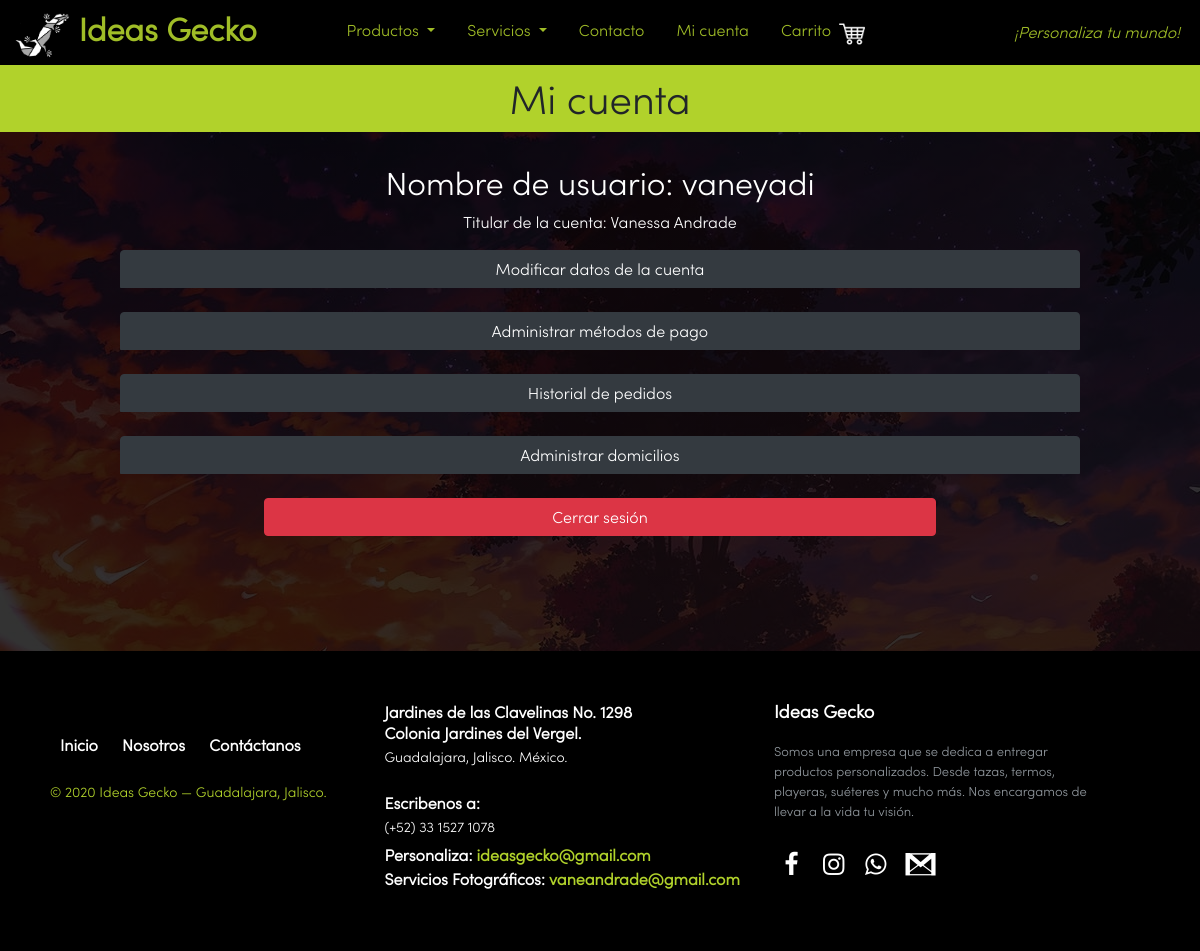
/micuenta.php (signed in), run on the app's committed database.
### tables this page shows
CREATE TABLE `usuarios` (
  `id_usuario` int(11) NOT NULL,
  `username` varchar(20) NOT NULL,
  `password` varchar(45) NOT NULL,
  `id_rol` int(11) NOT NULL,
  `telefono` varchar(12) NOT NULL,
  `correo` varchar(50) NOT NULL,
  `apellido` varchar(45) NOT NULL,
  `nombre` varchar(20) NOT NULL,
  `RFC` varchar(45) DEFAULT NULL,
  `cambio_usuario` int(2) NOT NULL
);

### micuenta.php (the view, shortened to what this page needs)
<?php
include("config/conexion.php");
?>
<!DOCTYPE html>
<html lang="en">
<head>
    <link href="Bootstrap/css/bootstrap.min.css" rel="stylesheet">
    <link href="CSS/geckonavbar_style.css" rel="stylesheet">
    <link href="CSS/estilos.css" rel="stylesheet">
    <link href="CSS/productos.css" rel="stylesheet">
    <link href="CSS/dropdowns.css" rel="stylesheet">
    <link href="CSS/Icons/fontello-e1be2622/css/fontello.css" rel="stylesheet">
</head>
<body>
	<?php include 'menu.php'; ?>
	<link href="CSS/dropdowns.css" rel="stylesheet">
		<div style="height: 64px"></div>
		<h1>Mi cuenta</h1>
		<div style="text-align: center;color: white;width: 80vw;margin:auto; padding-bottom: 100px;">
			<?php
				$username = $_SESSION['login_user_sys'];
				$consulta= "SELECT * FROM usuarios WHERE username='" . $username . "'";
				$result= mysqli_query($conexion,$consulta);
				$fila_user = mysqli_fetch_array($result);
				$nombre = $fila_user['nombre'];
				$apellido = $fila_user['apellido'];
				$usuario = $fila_user['username'];
				$id_usuario = $fila_user['id_usuario'];
			?>
			<br>
			<h2>Nombre de usuario: <?php echo $usuario; ?></h2>
 			<p>Titular de la cuenta: <?php echo $nombre ." ". $apellido; ?></p>
			<?php
				echo "<button class='btn btn-dark' onclick='dropMenu(`datosCuenta`)'>Modificar datos de la cuenta</button>
						<div id='datosCuenta' class='dropMenu' style='display:none;'>
						  <table class='tabla_admin'>
						  	<form name='modifyForm' method='post' onsubmit='return confirmModifyUser()'>
					          <tr><td>Nombres           </td> <td><input type='text' name='new_nombres'   value='" . $fila_user['nombre']   . "' required minlength='4'></td></tr>
					          <tr><td>Apellidos         </td> <td><input type='text' name='new_apellidos' value='" . $fila_user['apellido'] . "' ></td></tr>
					          <tr><td>Telefono          </td> <td><input type='text' name='new_telefono'  value='" . $fila_user['telefono'] . "' placeholder='10 dígitos*' required pattern='[0-9]{10}' maxlength='10'></td></tr>
					          <tr><td>Correo electrónico</td> <td>" . $fila_user['correo']                                                  . "  </td></tr>
					          <tr><td>Nombre de usuario </td> <td>" . $fila_user['username']                                                . "  </td></tr>
					          <tr><td>RFC               </td> <td><input type='text' name='new_RFC'  value='" . $fila_user['RFC'] . "'></td></tr>
					          <tr><td>Contraseña</td><td><input id='contrasena' type='password' name='new_contrasena' value='" . $fila_user['password'] . "'></td></tr>
					          <tr><td>Repetir contraseña</td><td><input id='contrasena2' type='password' name='new_contrasena2' onclick='color(this)' value='" . $fila_user['password'] . "'></td></tr>
					          <tr><td><input type='checkbox' onclick='showPass()'>&nbsp Mostrar<br>contraseña</td>
					          	  <td><button class='btn btn-success' type='submit' name='modificado' value='". $id_usuario ."'>Modificar</button></td>
					          </tr>
					        </form>
				          </table>
				        </div><br><br>";
				echo '<button class="btn btn-dark"  onclick="dropMenu(`metodosP`)">Administrar métodos de pago</button>
					  <div id="metodosP" class="dropMenu" style="display:none;">
						<table class="tabla_admin"><tr><th>Titular</th><th>Número de tarjeta</th><th>Expira</th><th></th></tr>';
				echo '</table></div><br><br>';
				echo "<button class='btn btn-dark' style='width: 100%' onclick='dropMenu(`historial`)'>Historial de pedidos</button>
						<div id='historial' class='dropMenu' style='display:none;'>
							<table class='tabla_admin'>
								<tr><th>ID</th> <th>Método de Pago</th> <th>Dirección</th> <th>Destinatario</th> <th>Teléfono</th> <th>Fecha</th> <th></th></tr>";
				echo		"</table>
						</div><br><br>";
				echo "<button class='btn btn-dark' style='width: 100%' onclick='dropMenu(`domicilios`)'>Administrar domicilios</button>
				      <div id='domicilios' class='dropMenu' style='display:none;'>
				      	<table class='tabla_admin'>
				      		<tr> <th>ID</th> <th>Ciudad</th> <th>Colonia</th> <th>Calle</th> <th>Número</th> <th>CP</th> <th></th> </tr>";
				echo   "</table></div><br><br>";
				echo ' <form action="" method="POST">
					<input style="width: 70%;font-size:1rem" type="submit" value="Cerrar sesión" name="logout" class="btn btn-danger">
				</form>	' ;
			?>
		</div>
</body>
</html>

### CSS/estilos.css (style rules this page uses)
* { font-family: 'Sofiapro'; }
button, [type="button"], [type="reset"], [type="submit"] { -webkit-appearance: none; }

### CSS/productos.css (style rules this page uses)
* { font-family: 'Sofiapro'; }
body { background-color: rgb(27,27,27); background: linear-gradient( rgba(0, 0, 0, 0.8), rgba(0, 0, 0, 0.8) ), url('../Images/creativekidswallpaper.jpg'); }
h1 { text-align: center; padding: 10px; background-color: rgb(177,210,43); }
button { font-size: 0.5vw; }

### CSS/dropdowns.css (style rules this page uses)
.btn-dark { width: 100%; border-radius: 4px 4px 0 0; }

### CSS/footer.css (style rules this page uses)
footer { bottom: 0; }
.footer-distributed { background-color: #000; box-sizing: border-box; width: 100%; text-align: left; font: bold 16px sans-serif; padding: 50px 50px 60px 50px; margin-top: 15px; }
.footer-distributed .footer-left, .footer-distributed .footer-center, .footer-distributed .footer-right { display: inline-block; vertical-align: top; }
.footer-distributed .footer-left { width: 30%; }
.footer-distributed .footer-links { color: #ffffff; margin: 20px 0 12px; }
.footer-distributed .footer-links a { display:inline-block; line-height: 1.8; text-decoration: none; color: inherit; padding: 10px; }
.footer-distributed .footer-company-name { color: #B1D22B; font-size: 14px; font-weight: normal; margin: 0; }
.footer-distributed .footer-center { width: 35%; }
.footer-distributed .footer-center p { display: inline-block; color: #ffffff; vertical-align: middle; margin:0; }
.footer-distributed .footer-center p span { display:block; font-weight: normal; font-size:14px; line-height:2; }
.footer-distributed .footer-center p a { color: #B1D22B; text-decoration: none;; }
.footer-distributed .footer-right { width: 30%; }
.footer-distributed .footer-company-about { line-height: 20px; color: #92999f; font-size: 13px; font-weight: normal; margin: 0; }
.footer-distributed .footer-company-about span { display: block; color: #ffffff; font-size: 18px; font-weight: bold; margin-bottom: 20px; }
.footer-distributed .footer-icons { margin-top: 25px; }
.footer-distributed .footer-icons a { display: inline-block; width: 35px; height: 35px; cursor: pointer; background-color: transparent; border-radius: 2px; font-size: 25px; color: #ffffff; text-align: center; line-height: 35px; margin-right: 3px; margin-bottom: 10px; }

### data on the page
usuarios: username "vaneyadi", nombre "Vanessa", apellido "Andrade"
